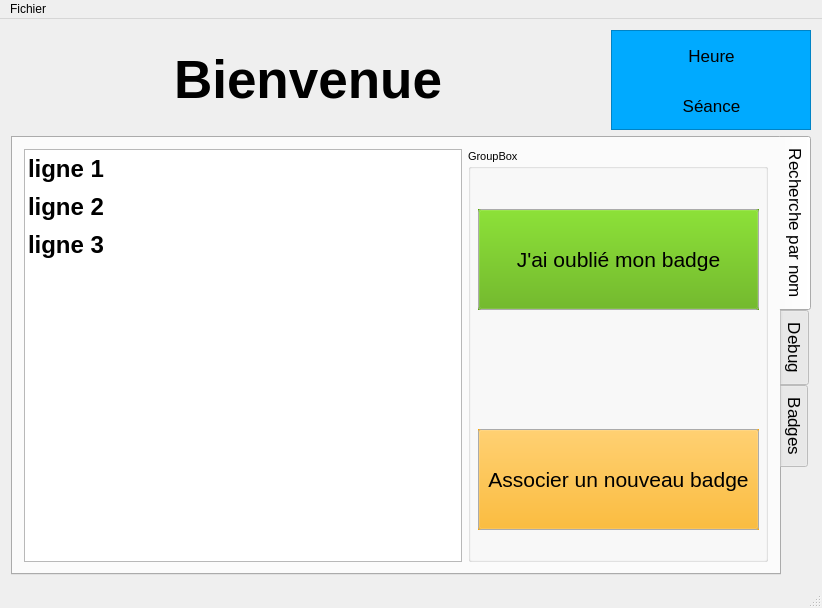
<?xml version="1.0" encoding="UTF-8"?>
<ui version="4.0">
 <class>MainWindow</class>
 <widget class="QMainWindow" name="MainWindow">
  <property name="geometry">
   <rect>
    <x>0</x>
    <y>0</y>
    <width>822</width>
    <height>608</height>
   </rect>
  </property>
  <property name="windowTitle">
   <string>MainWindow</string>
  </property>
  <widget class="QWidget" name="centralWidget">
   <layout class="QVBoxLayout" name="verticalLayout">
    <item>
     <layout class="QHBoxLayout" name="horizontalLayout_2">
      <property name="leftMargin">
       <number>0</number>
      </property>
      <item>
       <widget class="QLabel" name="labelNameChecked">
        <property name="minimumSize">
         <size>
          <width>500</width>
          <height>100</height>
         </size>
        </property>
        <property name="maximumSize">
         <size>
          <width>16777215</width>
          <height>200</height>
         </size>
        </property>
        <property name="font">
         <font>
          <pointsize>40</pointsize>
          <weight>75</weight>
          <bold>true</bold>
         </font>
        </property>
        <property name="text">
         <string>Bienvenue</string>
        </property>
        <property name="textFormat">
         <enum>Qt::PlainText</enum>
        </property>
        <property name="alignment">
         <set>Qt::AlignCenter</set>
        </property>
       </widget>
      </item>
      <item>
       <widget class="QFrame" name="frame">
        <property name="minimumSize">
         <size>
          <width>200</width>
          <height>100</height>
         </size>
        </property>
        <property name="maximumSize">
         <size>
          <width>200</width>
          <height>200</height>
         </size>
        </property>
        <property name="palette">
         <palette>
          <active>
           <colorrole role="Base">
            <brush brushstyle="SolidPattern">
             <color alpha="255">
              <red>252</red>
              <green>252</green>
              <blue>252</blue>
             </color>
            </brush>
           </colorrole>
           <colorrole role="Window">
            <brush brushstyle="SolidPattern">
             <color alpha="255">
              <red>0</red>
              <green>170</green>
              <blue>255</blue>
             </color>
            </brush>
           </colorrole>
          </active>
          <inactive>
           <colorrole role="Base">
            <brush brushstyle="SolidPattern">
             <color alpha="255">
              <red>252</red>
              <green>252</green>
              <blue>252</blue>
             </color>
            </brush>
           </colorrole>
           <colorrole role="Window">
            <brush brushstyle="SolidPattern">
             <color alpha="255">
              <red>0</red>
              <green>170</green>
              <blue>255</blue>
             </color>
            </brush>
           </colorrole>
          </inactive>
          <disabled>
           <colorrole role="Base">
            <brush brushstyle="SolidPattern">
             <color alpha="255">
              <red>0</red>
              <green>170</green>
              <blue>255</blue>
             </color>
            </brush>
           </colorrole>
           <colorrole role="Window">
            <brush brushstyle="SolidPattern">
             <color alpha="255">
              <red>0</red>
              <green>170</green>
              <blue>255</blue>
             </color>
            </brush>
           </colorrole>
          </disabled>
         </palette>
        </property>
        <property name="autoFillBackground">
         <bool>true</bool>
        </property>
        <property name="frameShape">
         <enum>QFrame::StyledPanel</enum>
        </property>
        <property name="frameShadow">
         <enum>QFrame::Raised</enum>
        </property>
        <widget class="QLabel" name="labelTime">
         <property name="geometry">
          <rect>
           <x>10</x>
           <y>10</y>
           <width>181</width>
           <height>31</height>
          </rect>
         </property>
         <property name="palette">
          <palette>
           <active>
            <colorrole role="Base">
             <brush brushstyle="SolidPattern">
              <color alpha="255">
               <red>252</red>
               <green>252</green>
               <blue>252</blue>
              </color>
             </brush>
            </colorrole>
            <colorrole role="Window">
             <brush brushstyle="SolidPattern">
              <color alpha="255">
               <red>0</red>
               <green>170</green>
               <blue>255</blue>
              </color>
             </brush>
            </colorrole>
           </active>
           <inactive>
            <colorrole role="Base">
             <brush brushstyle="SolidPattern">
              <color alpha="255">
               <red>252</red>
               <green>252</green>
               <blue>252</blue>
              </color>
             </brush>
            </colorrole>
            <colorrole role="Window">
             <brush brushstyle="SolidPattern">
              <color alpha="255">
               <red>0</red>
               <green>170</green>
               <blue>255</blue>
              </color>
             </brush>
            </colorrole>
           </inactive>
           <disabled>
            <colorrole role="Base">
             <brush brushstyle="SolidPattern">
              <color alpha="255">
               <red>0</red>
               <green>170</green>
               <blue>255</blue>
              </color>
             </brush>
            </colorrole>
            <colorrole role="Window">
             <brush brushstyle="SolidPattern">
              <color alpha="255">
               <red>0</red>
               <green>170</green>
               <blue>255</blue>
              </color>
             </brush>
            </colorrole>
           </disabled>
          </palette>
         </property>
         <property name="font">
          <font>
           <pointsize>13</pointsize>
          </font>
         </property>
         <property name="frameShape">
          <enum>QFrame::NoFrame</enum>
         </property>
         <property name="text">
          <string>Heure</string>
         </property>
         <property name="alignment">
          <set>Qt::AlignCenter</set>
         </property>
        </widget>
        <widget class="QLabel" name="labelSeance">
         <property name="geometry">
          <rect>
           <x>10</x>
           <y>60</y>
           <width>181</width>
           <height>31</height>
          </rect>
         </property>
         <property name="font">
          <font>
           <pointsize>13</pointsize>
          </font>
         </property>
         <property name="autoFillBackground">
          <bool>false</bool>
         </property>
         <property name="text">
          <string>Séance</string>
         </property>
         <property name="alignment">
          <set>Qt::AlignCenter</set>
         </property>
        </widget>
       </widget>
      </item>
     </layout>
    </item>
    <item>
     <widget class="QTabWidget" name="Tabs">
      <property name="maximumSize">
       <size>
        <width>16777215</width>
        <height>16777215</height>
       </size>
      </property>
      <property name="font">
       <font>
        <pointsize>13</pointsize>
       </font>
      </property>
      <property name="tabPosition">
       <enum>QTabWidget::East</enum>
      </property>
      <property name="currentIndex">
       <number>0</number>
      </property>
      <property name="iconSize">
       <size>
        <width>32</width>
        <height>32</height>
       </size>
      </property>
      <property name="documentMode">
       <bool>false</bool>
      </property>
      <property name="tabsClosable">
       <bool>false</bool>
      </property>
      <widget class="QWidget" name="tabListe">
       <attribute name="icon">
        <iconset>
         <normaloff>icones/trouver-recherche-icone-3783-128.png</normaloff>icones/trouver-recherche-icone-3783-128.png</iconset>
       </attribute>
       <attribute name="title">
        <string>Recherche par nom</string>
       </attribute>
       <layout class="QHBoxLayout" name="horizontalLayout">
        <item>
         <widget class="QListWidget" name="listeAdh">
          <property name="font">
           <font>
            <pointsize>18</pointsize>
            <weight>75</weight>
            <bold>true</bold>
           </font>
          </property>
          <property name="styleSheet">
           <string notr="true">::item{ margin: 5px 150px;

}</string>
          </property>
          <property name="lineWidth">
           <number>1</number>
          </property>
          <item>
           <property name="text">
            <string>ligne 1</string>
           </property>
          </item>
          <item>
           <property name="text">
            <string>ligne 2</string>
           </property>
          </item>
          <item>
           <property name="text">
            <string>ligne 3</string>
           </property>
          </item>
         </widget>
        </item>
        <item>
         <widget class="QGroupBox" name="groupBox">
          <property name="minimumSize">
           <size>
            <width>300</width>
            <height>0</height>
           </size>
          </property>
          <property name="font">
           <font>
            <pointsize>8</pointsize>
            <weight>50</weight>
            <bold>false</bold>
           </font>
          </property>
          <property name="title">
           <string>GroupBox</string>
          </property>
          <widget class="QPushButton" name="buttonForgot">
           <property name="geometry">
            <rect>
             <x>10</x>
             <y>60</y>
             <width>281</width>
             <height>101</height>
            </rect>
           </property>
           <property name="sizeIncrement">
            <size>
             <width>0</width>
             <height>0</height>
            </size>
           </property>
           <property name="palette">
            <palette>
             <active>
              <colorrole role="Button">
               <brush brushstyle="SolidPattern">
                <color alpha="255">
                 <red>85</red>
                 <green>170</green>
                 <blue>0</blue>
                </color>
               </brush>
              </colorrole>
             </active>
             <inactive>
              <colorrole role="Button">
               <brush brushstyle="SolidPattern">
                <color alpha="255">
                 <red>85</red>
                 <green>170</green>
                 <blue>0</blue>
                </color>
               </brush>
              </colorrole>
             </inactive>
             <disabled>
              <colorrole role="Button">
               <brush brushstyle="SolidPattern">
                <color alpha="255">
                 <red>85</red>
                 <green>170</green>
                 <blue>0</blue>
                </color>
               </brush>
              </colorrole>
             </disabled>
            </palette>
           </property>
           <property name="font">
            <font>
             <pointsize>16</pointsize>
            </font>
           </property>
           <property name="autoFillBackground">
            <bool>true</bool>
           </property>
           <property name="styleSheet">
            <string notr="true"/>
           </property>
           <property name="text">
            <string>J'ai oublié mon badge</string>
           </property>
           <property name="autoDefault">
            <bool>false</bool>
           </property>
           <property name="default">
            <bool>false</bool>
           </property>
           <property name="flat">
            <bool>false</bool>
           </property>
          </widget>
          <widget class="QPushButton" name="buttonNoBadge">
           <property name="geometry">
            <rect>
             <x>10</x>
             <y>280</y>
             <width>281</width>
             <height>101</height>
            </rect>
           </property>
           <property name="palette">
            <palette>
             <active>
              <colorrole role="Button">
               <brush brushstyle="SolidPattern">
                <color alpha="255">
                 <red>255</red>
                 <green>170</green>
                 <blue>0</blue>
                </color>
               </brush>
              </colorrole>
             </active>
             <inactive>
              <colorrole role="Button">
               <brush brushstyle="SolidPattern">
                <color alpha="255">
                 <red>255</red>
                 <green>170</green>
                 <blue>0</blue>
                </color>
               </brush>
              </colorrole>
             </inactive>
             <disabled>
              <colorrole role="Button">
               <brush brushstyle="SolidPattern">
                <color alpha="255">
                 <red>255</red>
                 <green>170</green>
                 <blue>0</blue>
                </color>
               </brush>
              </colorrole>
             </disabled>
            </palette>
           </property>
           <property name="font">
            <font>
             <pointsize>16</pointsize>
            </font>
           </property>
           <property name="autoFillBackground">
            <bool>true</bool>
           </property>
           <property name="text">
            <string>Associer un nouveau badge</string>
           </property>
          </widget>
         </widget>
        </item>
       </layout>
      </widget>
      <widget class="QWidget" name="tabDebug">
       <attribute name="icon">
        <iconset>
         <normaloff>icones/parametres-avances-icone-5199-128.png</normaloff>icones/parametres-avances-icone-5199-128.png</iconset>
       </attribute>
       <attribute name="title">
        <string>Debug</string>
       </attribute>
       <layout class="QHBoxLayout" name="horizontalLayout_3">
        <item>
         <widget class="QTextEdit" name="debugText"/>
        </item>
       </layout>
      </widget>
      <widget class="QWidget" name="tabBadge">
       <attribute name="title">
        <string>Badges</string>
       </attribute>
       <layout class="QVBoxLayout" name="verticalLayout_2">
        <item>
         <widget class="QLabel" name="label">
          <property name="maximumSize">
           <size>
            <width>16777215</width>
            <height>30</height>
           </size>
          </property>
          <property name="text">
           <string>Attente badge pour :</string>
          </property>
          <property name="alignment">
           <set>Qt::AlignCenter</set>
          </property>
         </widget>
        </item>
        <item>
         <widget class="QLabel" name="labelAttente">
          <property name="minimumSize">
           <size>
            <width>0</width>
            <height>150</height>
           </size>
          </property>
          <property name="font">
           <font>
            <pointsize>40</pointsize>
           </font>
          </property>
          <property name="text">
           <string>TextLabel</string>
          </property>
          <property name="alignment">
           <set>Qt::AlignCenter</set>
          </property>
         </widget>
        </item>
        <item>
         <widget class="QPushButton" name="cancelAssoc">
          <property name="text">
           <string>Annuler</string>
          </property>
         </widget>
        </item>
        <item>
         <spacer name="verticalSpacer">
          <property name="orientation">
           <enum>Qt::Vertical</enum>
          </property>
          <property name="sizeHint" stdset="0">
           <size>
            <width>20</width>
            <height>40</height>
           </size>
          </property>
         </spacer>
        </item>
        <item>
         <widget class="QCheckBox" name="checkModeAuto">
          <property name="text">
           <string>Mode association des badges automatique (passe tout seul au suivant)</string>
          </property>
         </widget>
        </item>
       </layout>
      </widget>
     </widget>
    </item>
   </layout>
  </widget>
  <widget class="QMenuBar" name="menuBar">
   <property name="geometry">
    <rect>
     <x>0</x>
     <y>0</y>
     <width>822</width>
     <height>23</height>
    </rect>
   </property>
   <widget class="QMenu" name="menuFichier">
    <property name="title">
     <string>Fichier</string>
    </property>
    <addaction name="actionQuitter"/>
   </widget>
   <addaction name="menuFichier"/>
  </widget>
  <widget class="QStatusBar" name="statusBar"/>
  <action name="actionQuitter">
   <property name="text">
    <string>Quitter</string>
   </property>
  </action>
 </widget>
 <layoutdefault spacing="6" margin="11"/>
 <resources/>
 <connections/>
</ui>
